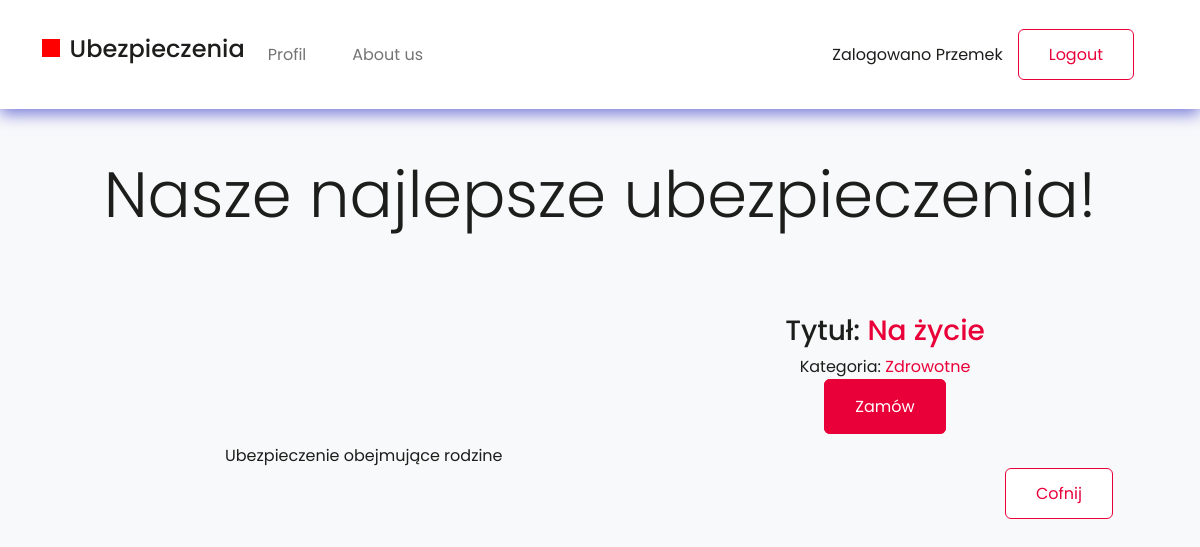
Page /ubezpieczenie/4/ (signed in) on the committed database.
### ubezpieczenia/models.py (models this page shows, shortened)
class Ubezpieczenie(models.Model):
    tytul = models.CharField(max_length=64, blank=False)
    opis = models.TextField(default="")
    premiera = models.DateField(null=True, blank=True)
    data_zakonczenia = models.DateField(null=True, blank=True)
    znizka = models.DecimalField(max_digits=4, decimal_places=2,
                                      null=True, blank=True)
    kategoria = models.TextField(default="")
    plakat = models.ImageField(upload_to="plakaty", null=True, blank=True)
    dodatkowe = models.OneToOneField(DodatkoweInfo, on_delete=models.CASCADE, null=True, blank=True)

### ubezpieczenia/views.py (the view)
# urls.py: path('ubezpieczenie/<int:id>/', ubezpieczenie, name="ubezpieczenie"),
def ubezpieczenie(request, id):
    ubezpieczenie = get_object_or_404(Ubezpieczenie, pk=id)
    return render(request,'ubezpieczenie.html', {'ubezpieczenie': ubezpieczenie})

### templates/ubezpieczenie.html (shortened to what this page needs)
<!DOCTYPE html>
<html lang="en">
  <head>
  </head>
  <body>
    {% include "nav.html" %}
    <div class="ubezpieczenie container">
      <div class="ubezpieczenie__innerContainer">
        <div class="row">
          <div class="col-md-6">
            {% load static %}
          </div>
          <div class="col-md-6">
            <div class="ubezpieczenie__content">
              <h3 class="ubezpieczenie__heading">Tytuł: <span>{{ubezpieczenie.tytul}}</span></h3>
              <p class="ubezpieczenie__category">Kategoria: <span>{{ubezpieczenie.kategoria}}</span></p>
              <div class="ubezpieczenie__CTA">
                              <a href="" class="button button__red">Zamów</a>
              </div>
            </div>
            </div>
          </div>
          <div class="ubezpieczenie__desc">{{ubezpieczenie.opis}}</div>
        </div>
                  <a style="position: absolute; right:5%" class="button button__whitered" href="{% url 'index' %}">Cofnij</a>
      </div>
  </body>
</html>

### templates/nav.html (shortened to what this page needs)
<link
  href="https://cdn.jsdelivr.net/npm/bootstrap@5.1.3/dist/css/bootstrap.min.css"
  rel="stylesheet"
/>
{% load static %}
<link rel="stylesheet" type="text/css" href="{% static 'style.css' %}" />
<nav class="navbar navbar-expand-lg navbar-light">
  <div class="container row-fluid">
    <div class="collapse navbar-collapse justify-content-between">
      <ul class="navbar-nav mr-auto mt-2 mt-lg-0">
        <li class="nav-item">
          <a class="d-flex align-items-baseline" href="index.html">
            <div class="redBox"></div>
            <h4>Ubezpieczenia</h4>
          </a>
        </li>
        <li class="nav-item">
          <a class="nav-link" href="profile.html">Profil</a>
        </li>
        <li class="nav-item">
          <a class="nav-link" href="#">About us</a>
        </li>
      </ul>
    </div>
    <ul class="nav m-4 navbar-nav justify-content-between">
      <div class="d-flex align-items-baseline">
        <li class="nav-item">
          {% if user.is_authenticated %} Zalogowano {{ user.username }}
        </li>
        <a class="button button__whitered" href="{% url 'logout' %}">Logout</a>
        {% else %}
        <a class="button button__red" href="{% url 'login' %}">Login</a>
        {% endif %}
      </div>
    </ul>
  </div>
</nav>
<div class="bg-light rounded-3 p-5 mb-4 hero">
  <h2 class="display-3">Nasze najlepsze ubezpieczenia!</h2>
</div>

### styles/style.css (style rules this page uses)
body { color: black; margin: 0; font-family: 'Poppins', sans-serif; --bs-bg-opacity: 1; background-color: rgba(var(--bs-light-rgb), var(--bs-bg-opacity)) !important; }
* { color: #1d1d1b; }
a { text-decoration: none !important; color: #1d1d1b; }
.nav-link, .nav-item { margin-right: 15px; }
.redBox { width: 1.1rem; height: 1.1rem; background-color: red; margin-right: 10px; }
.hero { width: 100%; }
.hero h2 { text-align: center; }
.navbar { padding: 5px 0px; background-color: #fff; -webkit-box-shadow: 0 5px 15px #787bd9; box-shadow: 0 5px 15px #787bd9; }
.navbar a { font-size: 16px; display: -webkit-box; display: -ms-flexbox; display: flex; -webkit-box-align: center; -ms-flex-align: center; align-items: center; }
.button { cursor: pointer; font-size: 16px; }
.button__whitered { line-height: 1.1875; background: #fff; border: 1px solid #e90039; border-radius: 6px; background: white; color: #e90039; padding: 15px 30px; -webkit-transition: background 0.5s linear; transition: background 0.5s linear; position: relative; z-index: 1; }
.button__red { line-height: 1.1875; color: #fff; border: 1px solid #e90039; border-radius: 6px; background: #e90039; padding: 15px 30px; -webkit-transition: background 0.5s linear; transition: background 0.5s linear; position: relative; z-index: 1; }
.ubezpieczenie { position: relative; }
.ubezpieczenie__content { height: 100%; -ms-flex-pack: distribute; justify-content: space-around; display: -webkit-box; display: -ms-flexbox; display: flex; -webkit-box-orient: vertical; -webkit-box-direction: normal; -ms-flex-direction: column; flex-direction: column; -webkit-box-align: center; -ms-flex-align: center; align-items: center; }
.ubezpieczenie .row { margin-bottom: 25px; }
@media (min-width: 768px) { .ubezpieczenie__desc { max-width: 750px; margin: auto; } }
.ubezpieczenie__heading span, .ubezpieczenie__category span { color: #e90039; }

### rows in the picture
Ubezpieczenie: tytul "Na życie", kategoria "Zdrowotne", opis "Ubezpieczenie obejmujące rodzine"

### other values in the picture
{{ user.username }} "Przemek"
